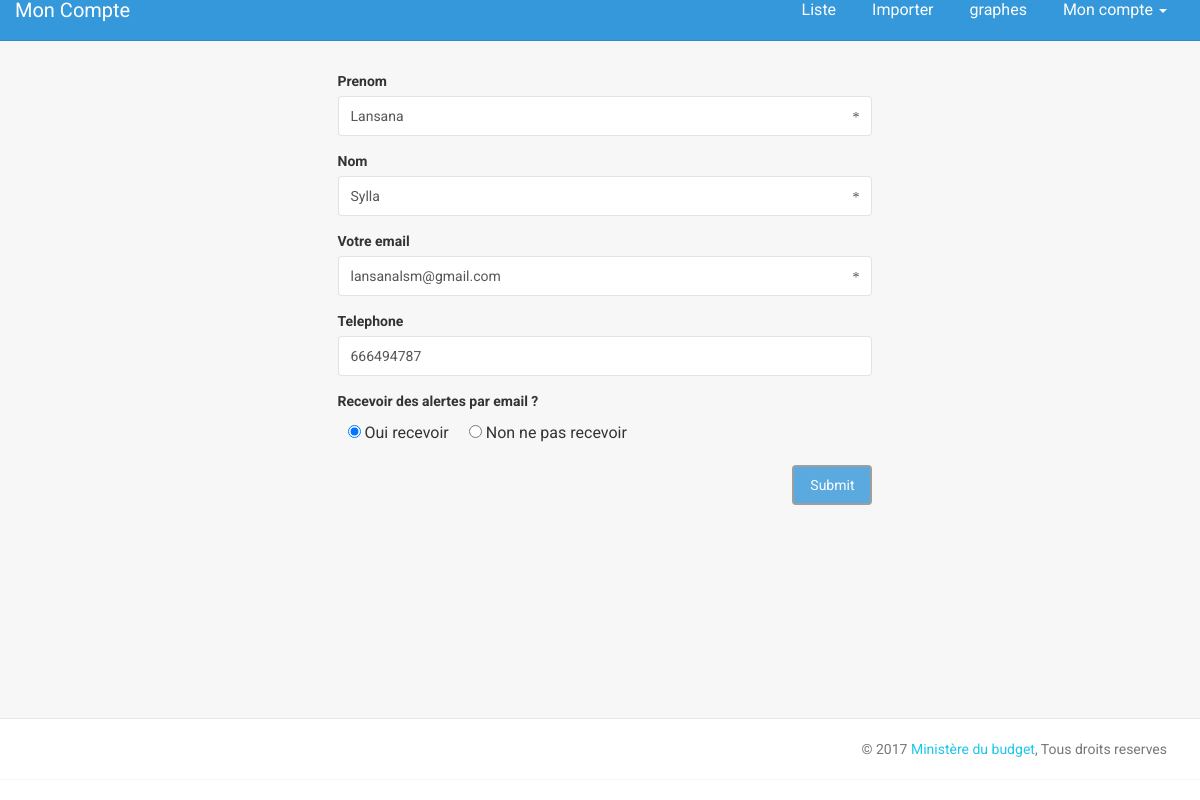
The page /compte.php (signed in) on the database its author committed.
### tables this page shows
CREATE TABLE IF NOT EXISTS `user` (
  `idUser` int(11) NOT NULL AUTO_INCREMENT,
  `nomUser` varchar(60) NOT NULL,
  `prenomUser` varchar(60) NOT NULL,
  `emailUser` varchar(60) NOT NULL,
  `passUser` varchar(75) NOT NULL,
  `telephoneUser` varchar(20) DEFAULT NULL,
  `recevoirEmail` int(2) DEFAULT '0',
  `dateInscription` datetime NOT NULL,
  PRIMARY KEY (`idUser`)
);

### bd/CRUD.php (called while the page is built, shortened)
<?php
class CRUD{
	private $bdd ;
	public function setDb($p) {
			$this -> bdd = $p ;
		}
	public function selectUserById($id) {
			$id = htmlspecialchars($id);
			$requete = $this -> bdd ->prepare('SELECT * FROM user
												WHERE idUser = :id
												LIMIT 1
												');
			$requete->execute(array(
							'id' => $id
							));
			if($requete ->rowCount()>0){
				$tmp = $requete -> fetch();
				$user = new User($tmp);
				return $user;
			}else return null;
		}
}
?>

### bd/User.php (called while the page is built, shortened)
<?php
class User {
	private $nomUser ;
	private $prenomUser ;
	private $emailUser ;
	private $telephoneUser ;
	private $recevoirEmail ;
	public function  getNomUser  () { return $this -> nomUser ; }
	public function  getPrenomUser  () { return $this -> prenomUser ; }
	public function  getEmailUser  () { return $this -> emailUser ; }
	public function  getTelephoneUser  () { return $this -> telephoneUser ; }
	public function  getRecevoirEmail () { return $this -> recevoirEmail ; }
	public function  setNomUser ($p) { $this -> nomUser = $p ; }
	public function  setPrenomUser ($p) { $this -> prenomUser = $p ; }
	public function  setEmailUser ($p) { $this -> emailUser = $p ; }
	public function  setTelephoneUser ($p) { $this -> telephoneUser = $p ; }
	public function  setRecevoirEmail ($p) { $this -> recevoirEmail = $p ; }
	public function hydrate(array $tab) {
		foreach ($tab as $cle => $valeur){
				$methode = 'set'.ucfirst($cle);
			}
	}
}
?>

### compte.php (the view, shortened to what this page needs)
<!doctype html>
<html lang="en">
<head>
    <link href="assets/css/bootstrap.min.css" rel="stylesheet" />
    <link href="assets/css/animate.min.css" rel="stylesheet"/>
    <link href="assets/css/light-bootstrap-dashboard.css" rel="stylesheet"/>
    <link href="assets/css/demo.css" rel="stylesheet" />
    <link href="http://maxcdn.bootstrapcdn.com/font-awesome/4.2.0/css/font-awesome.min.css" rel="stylesheet">
    <link href="assets/css/pe-icon-7-stroke.css" rel="stylesheet" />
</head>
<body>
<div class="wrapper">
    <div class="main-panel">
		   <?php
			require_once('inc/menu.top.php');
			require_once('bd/User.php');
			require_once('bd/connection_bd.php');
			require_once('bd/CRUD.php');
			$obj_bdd = new CRUD ($bdd);
			?>
        <div class="content">
		 <div class="container-fluid" style="margin-left:25%;" >
		<?php
			if(isset($_SESSION['isConnected']) && $_SESSION['isConnected'] == true){
			$user =  $obj_bdd -> selectUserById($_SESSION['idUser']);
			$prenomUser = ((isset($_POST['prenomUser']) && !empty($_POST['prenomUser'])) ? $_POST['prenomUser'] : ((isset($user) && !empty($user)) ? $user -> getPrenomUser() : '' ));
			$nomUser = ((isset($_POST['nomUser']) && !empty($_POST['nomUser'])) ? $_POST['nomUser'] : ((isset($user) && !empty($user)) ? $user -> getNomUser() : '' ));
			$emailUser = ((isset($_POST['emailUser']) && !empty($_POST['emailUser'])) ? $_POST['emailUser'] : ((isset($user) && !empty($user)) ? $user -> getEmailUser() : '' ));
			$telephoneUser = ((isset($_POST['telephoneUser']) && !empty($_POST['telephoneUser'])) ? $_POST['telephoneUser'] : ((isset($user) && !empty($user)) ? $user -> getTelephoneUser() : '' ));
			$recevoirEmail = ((isset($_POST['recevoirEmail'])) ? $_POST['recevoirEmail'] : ((isset($user) && !empty($user)) ? $user -> getRecevoirEmail() : '0' ));
			?>
		 <form role="form" action='compte.php' method ='POST'>
            <div class="col-lg-8">
                <div class="form-group">
                    <label for="prenomUser">Prenom </label>
                    <div class="input-group">
                        <input type="text" class="form-control" name="prenomUser" id="prenomUser" placeholder="Entrer votre prenom" required <?php echo"value='$prenomUser'" ;?>>
                        <span class="input-group-addon"><span class="glyphicon glyphicon-asterisk"></span></span>
                    </div>
                </div>
				<div class="form-group">
                    <label for="nomUser">Nom</label>
                    <div class="input-group">
                        <input type="text" class="form-control" name="nomUser" id="nomUser" placeholder="Entrer votre nom" required  <?php echo"value='$nomUser'" ;?> >
                        <span class="input-group-addon"><span class="glyphicon glyphicon-asterisk"></span></span>
                    </div>
                </div>
                <div class="form-group">
                    <label for="emailUser">Votre email</label>
                    <div class="input-group">
                        <input type="email" class="form-control" id="emailUser" name="emailUser" placeholder="Entrer votre email" required  <?php echo"value='$emailUser'" ;?> >
                        <span class="input-group-addon"><span class="glyphicon glyphicon-asterisk"></span></span>
                    </div>
                </div>
                <div class="form-group">
                    <label for="telephoneUser">Telephone</label>
                    <div class="input-group">
                        <input type="text" maxlength = '12' class="form-control" id="telephoneUser" name="telephoneUser" placeholder="Entrer votre telephone"  <?php echo"value='$telephoneUser'" ;?> >
                        <span class="input-group-addon"></span>
                    </div>
                </div>
				<div class="form-group">
                    <label>Recevoir des alertes par email ?</label>
                    <div class="input-group radio-button">
                     <label><input type="radio" class="my_radio" name="recevoirEmail"  value ='1' id='alertOui' <?php if(isset($recevoirEmail) && $recevoirEmail == '1'){ echo "checked" ;}?> > Oui recevoir  </label>
					 <label><input type="radio" class="my_radio" name="recevoirEmail"  value ='0' id='alertOui' <?php if(isset($recevoirEmail) && $recevoirEmail == '0'){ echo "checked" ;}?> > Non ne pas recevoir  </label>
                    </div>
                </div>
                <input type="submit" name="submit" id="submit" value="Submit" class="btn btn-info pull-right">
            </div>
        </form>
	<?php
	} else {
		header('location:index.php');
	}
	?>
		 </div>
        </div>
	    <?php
		require_once('inc/footer.inc.php');
		?>
    </div>
</div>
</body>
</html>

### rows shown on the page
user: prenomUser "Lansana", nomUser "Sylla", emailUser "lansanalsm@gmail.com", telephoneUser "666494787", recevoirEmail "☑ Oui recevoir", recevoirEmail "☐ Non ne pas recevoir"

### other values the page prints
$page_title "Mon Compte"
